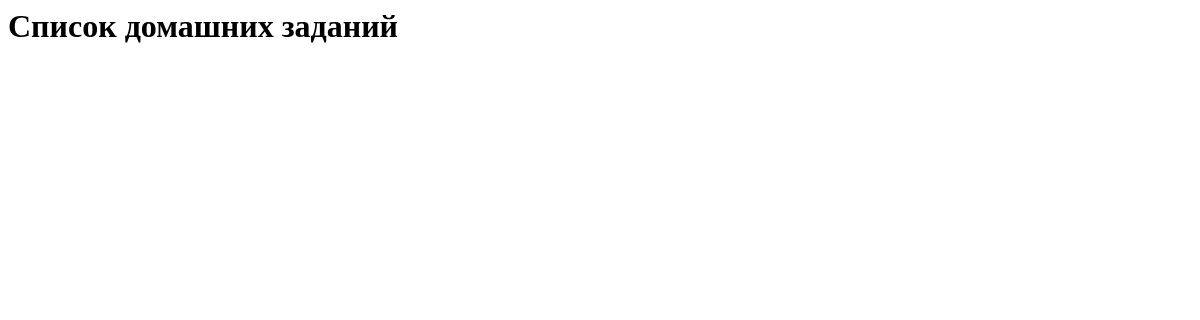
/my_app/homeworks/, run on an earlier commit of the app's database.
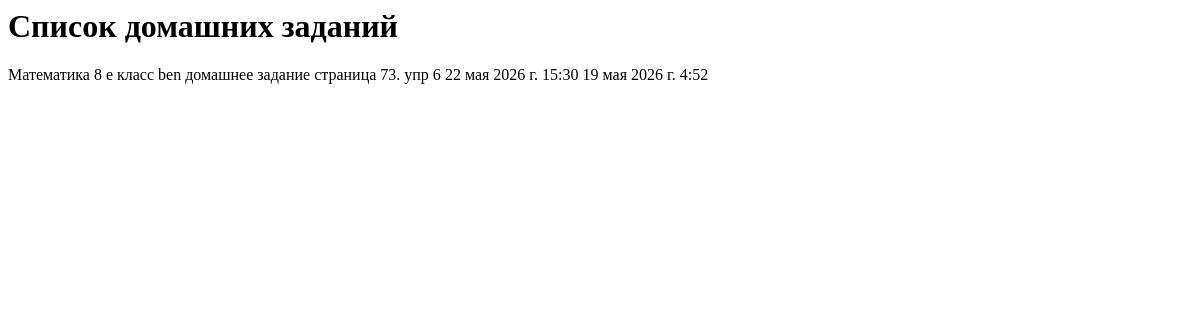
And on a later commit of the database.
### my_app/models.py (models this page shows, shortened)
class Homework(models.Model):
    subject = models.ForeignKey(Subject, on_delete=models.CASCADE, verbose_name="Предмет")
    group = models.ForeignKey(Group, on_delete=models.CASCADE, verbose_name="Группа")
    teacher = models.ForeignKey(Teacher, on_delete=models.SET_NULL, null=True, verbose_name="Учитель")
    title = models.CharField(max_length=200, verbose_name="Название")
    description = models.TextField(verbose_name="Описание задания")
    deadline = models.DateTimeField(verbose_name="Срок сдачи")
    created_at = models.DateTimeField(auto_now_add=True, verbose_name="Дата создания")
    class Meta:
        verbose_name = "домашнее задание"
        verbose_name_plural = "домашнее задание"

class Subject(models.Model):
    name = models.CharField(max_length=100, verbose_name="предмет")
    photo = models.ImageField(upload_to='subjects/', verbose_name="фото")
    def __str__(self):
        return self.name
    class Meta:
        verbose_name = "предмет"
        verbose_name_plural = "предмет"

class Group(models.Model):
    username = models.CharField(max_length=100, verbose_name="имя")
    password = models.CharField(max_length=100, verbose_name="пароль")
    def __str__(self):
        return self.username
    class Meta:
        verbose_name = "группа"
        verbose_name_plural = "группа"

class Teacher(models.Model):
    username = models.CharField(max_length=100, verbose_name="имя")
    password = models.CharField(max_length=100, verbose_name="пароль")
    money = models.IntegerField(verbose_name="заработок")
    age = models.IntegerField(verbose_name="возраст")
    def __str__(self):
        return self.username
    class Meta:
        verbose_name = "учитель"
        verbose_name_plural = "учитель"

### my_app/views.py (the view)
# urls.py: path('homeworks/', views.homework_list, name='homeworks_list'),
def homework_list(request):
    homeworks_list = Homework.objects.all()
    return render(request, 'homeworks/list.html', {'homeworks_list': homeworks_list})

### my_app/templates/homeworks/list.html
<h1>Список домашних заданий</h1>
{% for homework in homeworks_list %}
    <p>{{ homework.subject}} {{homework.group}} {{homework.teacher}} {{homework.title}} {{homework.description}} {{homework.deadline}} {{homework.created_at }}</p>
{% endfor %}

What changed in the data, as far as the page shows it:
added Homework: subject "Математика", group "8 е класс", teacher "ben", title "домашнее задание", description "страница 73. упр 6", deadline "22 мая 2026 г. 15:30", created_at "19 мая 2026 г. 4:52"
